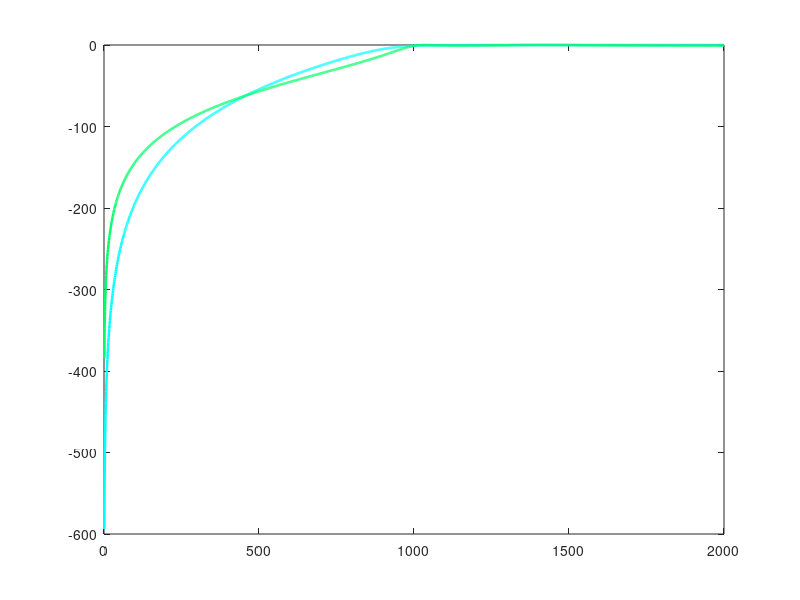

This figure's MATLAB source: (Note: this script raises an error after producing the figure.)
clc; close all; 
fp = 1000;             
fs = 500;                
Rp = 1;              
Rs = 50;                 
wp = 2 * pi * fp;
ws = 2 * pi * fs;
[n_butt, wn_butt] = buttord(wp, ws, Rp, Rs, 's');
[b_butt, a_butt] = butter(n_butt, wn_butt, 'high', 's');
[n_cheb1, wp_cheb1] = cheb1ord(wp, ws, Rp, Rs, 's');
[b_cheb1, a_cheb1] = cheby1(n_cheb1, Rp, wp_cheb1, 'high', 's');
w_eval = 2 * pi * linspace(0, 2000, 2000); 
f_eval = w_eval / (2 * pi);
h_butt  = freqs(b_butt, a_butt, w_eval);
h_cheb1 = freqs(b_cheb1, a_cheb1, w_eval);
plot(f_eval, 20*log10(abs(h_butt)),  'Color', '#00FFFF', 'LineWidth', 1.8); hold on; 
plot(f_eval, 20*log10(abs(h_cheb1)), 'Color', '#00FF66', 'LineWidth', 1.8);         
xline(fs, '--', 'Color', '#888888', 'LineWidth', 1.2);
xline(fp, '--', 'Color', '#888888', 'LineWidth', 1.2);
yline(-Rs, ':', 'Color', '#FF5555', 'LineWidth', 1.2);
yline(-Rp, ':', 'Color', '#FF5555', 'LineWidth', 1.2);
title('Analog High-Pass Filter Responses Comparison');
xlabel('Frequency (Hz)');
ylabel('Magnitude Response (dB)');
ylim([-80 5]); xlim([0 2000]);
legend({sprintf('Butterworth (Order N=%d)', n_butt), ...
    sprintf('Chebyshev Type I (Order N=%d)', n_cheb1)}, ...
    'Location', 'southeast');
